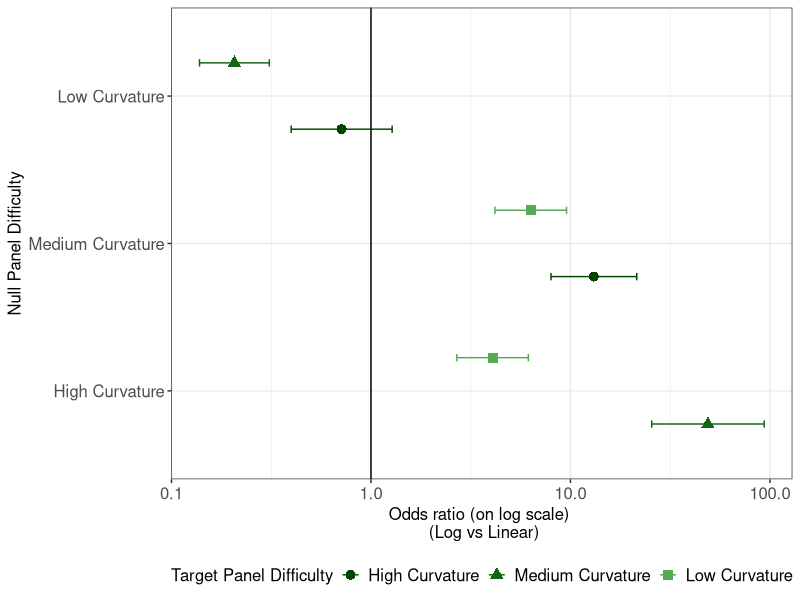

Source code (R): (Note: this script raises an error after producing the figure.)
## ---- chunk 1
knitr::opts_chunk$set(
	echo = FALSE,
	message = FALSE,
	warning = FALSE,
	cache = FALSE
)
library(tidyverse)
library(cowplot)
library(digest)

library(RSQLite)
library(DBI)
library(here)
library(readr)

library(lme4)
library(emmeans)
## ---- chunk 2
lineup_model_data <- read.csv(here("analyses/01-lineups/lineup-model-data.csv"))
## ---- chunk 3
lineup_model_data %>%
  select(participant_id, age, gender, academic_study, dataset_id, curvature, scale, correct, response_no, binary_response, conf_level) %>%
  head() %>%
  knitr::kable()
## ---- chunk 4
lineup_model_data %>%
  group_by(participant_id, n_lineups, curvature, scale) %>%
  summarize(n = n()) %>%
  filter(scale == "linear") %>%
  pivot_wider(id_cols = c("participant_id", "n_lineups"),
              names_from = "curvature",
              values_from = "n") %>%
  arrange(-n_lineups) %>%
  knitr::kable(caption = "Linear Scale")

lineup_model_data %>%
  group_by(participant_id, n_lineups, curvature, scale) %>%
  summarize(n = n()) %>%
  filter(scale == "log") %>%
  pivot_wider(id_cols = c("participant_id", "n_lineups"),
              names_from = "curvature",
              values_from = "n") %>%
  arrange(-n_lineups) %>%
  knitr::kable(caption = "Log Scale")
## ---- chunk 5
glmm_mod <- glmer(binary_response ~ curvature*scale + 
                            (1 | participant_id) +
                            (1 | dataset_id),
                  data = lineup_model_data,
                  family = binomial(link = "logit"))
car::Anova(glmm_mod) %>% broom::tidy() %>% knitr::kable(digits = 3, caption = "Lineups GLMM ANOVA")
## ---- chunk 6
lineups_or <- emmeans(glmm_mod, ~ scale | curvature, type = "response") %>% pairs(reverse = T, infer = c(T,T)) %>% as_tibble()

dodge <- position_dodge(width=0.9)
lineups_or_plot <- lineups_or %>%
  separate(curvature, into = c(NA, "target", NA, "null")) %>%
  mutate(null = factor(null, levels = c("E", "M", "H"), labels = c("High Curvature", "Medium Curvature", "Low Curvature")),
         target = factor(target, levels = c("E", "M", "H"), labels = c("High Curvature", "Medium Curvature", "Low Curvature"))) %>%
  ggplot(aes(x = odds.ratio, y = null, color = target, shape = target)) + 
  geom_point(position = dodge, size = 3) + 
  geom_errorbar(aes(xmin = asymp.LCL, xmax = asymp.UCL), position = dodge, width = .1) +
  geom_vline(xintercept = 1) +
  theme_bw()  +
  theme(axis.title = element_text(size = 12),
        axis.text = element_text(size = 12),
        legend.title = element_text(size = 12),
        legend.text  = element_text(size = 12),
        legend.key.size = unit(1, "line"),
        legend.position = "bottom"
  ) +
  scale_y_discrete("Null Panel Difficulty", position = "left") +
  scale_x_continuous("Odds ratio (on log scale) \n (Log vs Linear)", trans = "log10", labels = scales::comma) + 
  scale_color_manual("Target Panel Difficulty", values = c("#004400", "#116611", "#55aa55")) + 
  scale_shape_discrete("Target Panel Difficulty")

picsList <- c("images/tM_nH.png", "images/tE_nH.png", 
              "images/tH_nM.png", "images/tE_nM.png", 
              "images/tH_nE.png", "images/tM_nE.png"
)

pimage <- axis_canvas(lineups_or_plot, axis = 'y') + 
  draw_image(picsList[1], y = 2.75, scale = 0.7) +
  draw_image(picsList[2], y = 2.25, scale = 0.7) +
  draw_image(picsList[3], y = 1.75, scale = 0.7) +
  draw_image(picsList[4], y = 1.25, scale = 0.7) +
  draw_image(picsList[5], y = 0.75, scale = 0.7) +
  draw_image(picsList[6], y = 0.25, scale = 0.7)

# insert the image strip into the plot
ggdraw(insert_yaxis_grob(lineups_or_plot, pimage, position = "right", clip = "on"))
